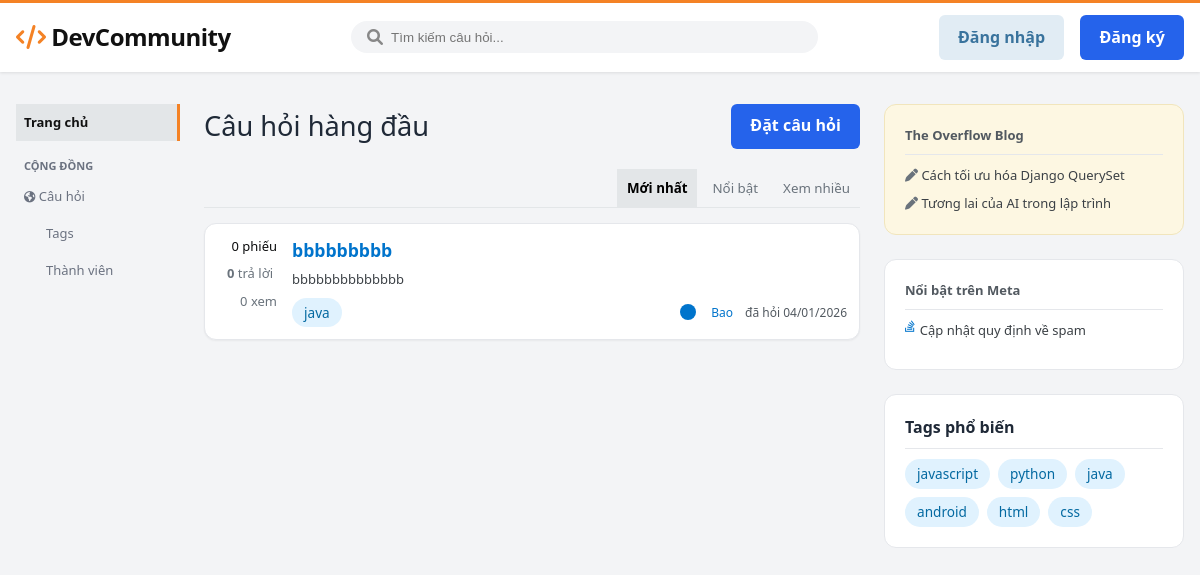
Before: / with the older database file.
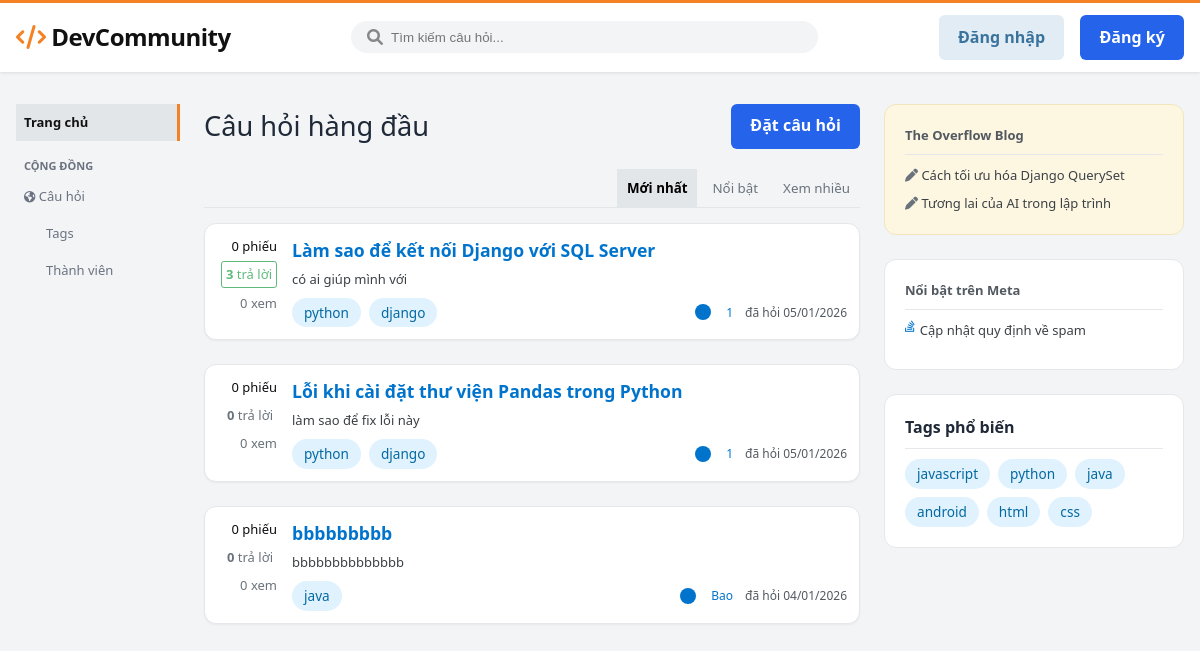
After: the same page with the newer database file.
### app/models.py (models this page shows, shortened)
class Question(models.Model):
    title = models.CharField(max_length=255)
    body = models.TextField()
    creation_date = models.DateTimeField(auto_now_add=True)
    view_count = models.IntegerField(default=0)
    score = models.IntegerField(default=0)
    own_user = models.ForeignKey(settings.AUTH_USER_MODEL, on_delete=models.CASCADE, related_name='questions')
    tags = models.ManyToManyField(Tag, through='TagItem', related_name='questions')
    accepted_answer = models.OneToOneField('Answer', on_delete=models.SET_NULL, null=True, blank=True,
                                           related_name='is_accepted_for')

class Tag(models.Model):
    name = models.CharField(max_length=50, primary_key=True)
    description = models.TextField(blank=True, null=True)
    created_at = models.DateTimeField(auto_now_add=True)

class User(AbstractUser):
    reputation = models.IntegerField(default=0)

### app/views.py (the view)
# urls.py: path('', views.home, name='index'),
def home(request):
    questions = Question.objects.all().order_by('-creation_date')
    context = {
        'questions': questions
    }
    return render(request, 'app/home.html', context)

### app/templates/app/home.html (shortened to what this page needs)
<!DOCTYPE html>
<html lang="vi">
<head>
    {% load static %}
    <link rel="stylesheet" href="{% static 'app/css/style.css' %}">
    <link rel="stylesheet" href="https://cdnjs.cloudflare.com/ajax/libs/font-awesome/6.0.0/css/all.min.css">
</head>
<body>
    <div class="navbar">
        <div class="nav-container">
            <div style="display: flex; align-items: center; gap: 10px;">
                <a href="{% url 'home' %}" class="logo">
                    <i class="fas fa-code" style="color: #f48225;"></i> DevCommunity
                </a>
            </div>
            <div class="search-bar">
                <i class="fas fa-search" style="color: #888;"></i>
                <input type="text" placeholder="Tìm kiếm câu hỏi...">
            </div>
            <div class="user-actions">
                {% if request.user.is_authenticated %}
                    <span style="font-size: 0.9rem;">Chào, <b>{{ request.user.username }}</b></span>
                    <a href="{% url 'logout' %}" class="btn-primary" style="background: #e1ecf4; color: #39739d; border: 1px solid #7aa7c7;">
                        Đăng xuất
                    </a>
                {% else %}
                    <a href="{% url 'login' %}" class="btn-primary" style="background: #e1ecf4; color: #39739d;">Đăng nhập</a>
                    <a href="{% url 'register' %}" class="btn-primary">Đăng ký</a>
                {% endif %}
            </div>
        </div>
    </div>
    <div class="main-container">
        <div class="left-sidebar">
            <ul class="nav-links">
                <li>
                    <a href="{% url 'home' %}" class="nav-item active">
                        <span style="font-weight: bold;">Trang chủ</span>
                    </a>
                </li>
                <li class="nav-section-title">Cộng đồng</li>
                <li>
                    <a href="{% url 'home' %}" class="nav-item">
                         Câu hỏi
                    </a>
                </li>
                <li>
                    <a href="{% url 'tags' %}" class="nav-item" style="padding-left: 30px;">Tags</a>
                </li>
                <li>
                    <a href="{% url 'users' %}" class="nav-item" style="padding-left: 30px;">Thành viên</a>
                </li>
            </ul>
        </div>
        <div class="main-content">
            <div style="display: flex; justify-content: space-between; align-items: center; margin-bottom: 20px;">
                <h1 style="font-size: 1.7rem; font-weight: 500;">Câu hỏi hàng đầu</h1>
                <a href="{% url 'add_question' %}" class="btn-primary">Đặt câu hỏi</a>
            </div>
            <div style="display: flex; justify-content: flex-end; margin-bottom: 15px; border-bottom: 1px solid #e3e6e8;">
                <div class="filter-tabs" style="display: flex; gap: 5px;">
                    <button style="padding: 10px; background: #e3e6e8; border: none; font-weight: 600;">Mới nhất</button>
                    <button style="padding: 10px; background: transparent; border: none; color: #6a737c;">Nổi bật</button>
                    <button style="padding: 10px; background: transparent; border: none; color: #6a737c;">Xem nhiều</button>
                </div>
            </div>
            {% for question in questions %}
            <div class="post-card" style="display: flex; gap: 15px; padding: 12px;">
                <div class="post-stats" style="display: flex; flex-direction: column; align-items: flex-end; gap: 5px; min-width: 60px; font-size: 13px; color: #6a737c;">
                    <div style="color: #0c0d0e; font-weight: 500;">{{ question.score }} <span style="font-weight: 400;">phiếu</span></div>
                    <div style="{% if question.answers.count > 0 %}border: 1px solid #5eba7d; color: #5eba7d;{% endif %} padding: 2px 4px; border-radius: 3px;">
                        <strong>{{ question.answers.count }}</strong> trả lời
                    </div>
                    <div>{{ question.view_count|default:"0" }} xem</div>
                </div>
                <div class="post-details" style="flex: 1;">
                    <h3 class="post-title" style="margin: 0 0 5px 0; font-size: 1.1rem;">
                        <a href="{% url 'question_detail' question.id %}" style="color: #0074cc;">{{ question.title }}</a>
                    </h3>
                    <p class="post-excerpt" style="font-size: 13px; color: #3b4045; margin-bottom: 8px; display: -webkit-box; -webkit-line-clamp: 2; -webkit-box-orient: vertical; overflow: hidden;">
                        {{ question.body|striptags }}
                    </p>
                    <div style="display: flex; justify-content: space-between; align-items: center; flex-wrap: wrap; gap: 5px;">
                        <div class="tags-container" style="margin: 0;">
                            {% for tag in question.tags.all %}
                                <span class="tag">{{ tag.name }}</span>
                            {% empty %}
                                <span class="tag">python</span>
                                <span class="tag">django</span>
                            {% endfor %}
                        </div>
                        <div class="author-info" style="font-size: 12px; color: #6a737c;">
                            <span class="avatar" style="width: 16px; height: 16px; display: inline-block; vertical-align: middle; background-color: #0074cc;"></span>
                            <a href="{% url 'user_profile' question.own_user.username %}" style="color: #0074cc; margin-left: 3px;">{{ question.own_user.username }}</a>
                            <span style="color: #525960;">đã hỏi {{ question.creation_date|date:"d/m/Y" }}</span>
                        </div>
                    </div>
                </div>
            </div>
            {% empty %}
                <div style="text-align: center; padding: 40px;">
                    <h3>Chưa có câu hỏi nào.</h3>
                    <p>Hãy là người đầu tiên đặt câu hỏi!</p>
                </div>
            {% endfor %}
        </div>
        <div class="right-sidebar">
            <div class="widget" style="background-color: #fdf7e2; border: 1px solid #f1e5bc;">
                <h4 style="color: #525960; font-size: 13px; font-weight: bold; margin-bottom: 10px;">The Overflow Blog</h4>
                <ul style="list-style: none; padding: 0; font-size: 13px;">
                    <li style="margin-bottom: 8px;">
                        <i class="fas fa-pen" style="color: #6a737c;"></i>
                        <a href="#" style="color: #3b4045;">Cách tối ưu hóa Django QuerySet</a>
                    </li>
                    <li>
                        <i class="fas fa-pen" style="color: #6a737c;"></i>
                        <a href="#" style="color: #3b4045;">Tương lai của AI trong lập trình</a>
                    </li>
                </ul>
            </div>
            <div class="widget">
                <h4 style="color: #525960; font-size: 13px; font-weight: bold; margin-bottom: 10px;">Nổi bật trên Meta</h4>
                <ul style="list-style: none; padding: 0; font-size: 13px;">
                    <li style="margin-bottom: 8px; display: flex; gap: 5px;">
                        <i class="fab fa-stack-overflow" style="color: #0074cc;"></i>
                        <a href="#" style="color: #3b4045;">Cập nhật quy định về spam</a>
                    </li>
                </ul>
            </div>
            <div class="widget">
                <h4 style="margin-bottom: 10px;">Tags phổ biến</h4>
                <div class="tags-cloud">
                    <span class="tag">javascript</span>
                    <span class="tag">python</span>
                    <span class="tag">java</span>
                    <span class="tag">android</span>
                    <span class="tag">html</span>
                    <span class="tag">css</span>
                </div>
            </div>
        </div>
    </div>
</body>
</html>

### app/static/app/css/style.css (style rules this page uses)
:root { --primary-color: #2563eb; --primary-hover: #1d4ed8; --orange-accent: #f48225; --bg-color: #f3f4f6; --card-bg: #ffffff; --text-main: #1f2937; --text-muted: #6b7280; --border-color: #e5e7eb; --green-success: #10b981; --code-bg: #1e293b; --code-text: #e2e8f0; }
* { box-sizing: border-box; margin: 0; padding: 0; }
body { font-family: 'Segoe UI', Roboto, Helvetica, Arial, sans-serif; background-color: var(--bg-color); color: var(--text-main); line-height: 1.6; }
a { text-decoration: none; color: inherit; }
button { cursor: pointer; border: none; outline: none; font-family: inherit; }
.navbar { background: var(--card-bg); box-shadow: 0 1px 3px rgba(0, 0, 0, 0.1); position: sticky; top: 0; z-index: 100; padding: 0.75rem 0; border-top: 3px solid var(--orange-accent); }
.nav-container { max-width: 1260px; margin: 0 auto; padding: 0 1rem; display: flex; align-items: center; justify-content: space-between; }
.logo { font-size: 1.5rem; font-weight: 800; color: #111; letter-spacing: -0.5px; }
.search-bar { background: var(--bg-color); padding: 0.5rem 1rem; border-radius: 99px; display: flex; align-items: center; width: 40%; }
.search-bar input { background: transparent; border: none; outline: none; margin-left: 0.5rem; width: 100%; }
.user-actions { display: flex; align-items: center; gap: 1rem; }
.btn-primary { background: var(--primary-color); color: white; padding: 0.6rem 1.2rem; border-radius: 6px; font-weight: 600; transition: background 0.2s; }
.main-container { max-width: 1260px; margin: 2rem auto; padding: 0 1rem; display: grid; grid-template-columns: 164px 1fr 300px; gap: 1.5rem; align-items: start; }
.left-sidebar { position: sticky; top: 80px; font-size: 13px; color: var(--text-muted); }
.nav-links { list-style: none; }
.nav-section-title { text-transform: uppercase; font-size: 11px; margin: 16px 0 4px 8px; font-weight: bold; }
.nav-item { display: block; padding: 8px; color: var(--text-muted); transition: all 0.2s; border-right: 3px solid transparent; }
.nav-item.active { background-color: #e3e6e8; color: #111; font-weight: 700; border-right-color: var(--orange-accent); }
.post-card { background: var(--card-bg); border-radius: 12px; padding: 1.5rem; box-shadow: 0 1px 2px rgba(0, 0, 0, 0.05); margin-bottom: 1.5rem; border: 1px solid var(--border-color); }
.author-info { display: flex; align-items: center; gap: 0.75rem; }
.avatar { width: 40px; height: 40px; background: var(--primary-color); color: white; border-radius: 50%; display: flex; align-items: center; justify-content: center; font-weight: bold; }
.post-title { font-size: 1.5rem; margin-bottom: 1rem; color: #111; }
.tags-container { display: flex; gap: 0.5rem; margin-bottom: 1.5rem; }
.tag { background: #e0f2fe; color: #0369a1; padding: 4px 12px; border-radius: 99px; font-size: 0.85rem; font-weight: 500; cursor: pointer; transition: background 0.2s; }
.post-stats { font-size: 0.9rem; color: var(--text-muted); display: flex; gap: 1rem; }
.right-sidebar .widget { background: var(--card-bg); padding: 1.25rem; border-radius: 12px; margin-bottom: 1.5rem; border: 1px solid var(--border-color); }
.widget h4 { margin-bottom: 1rem; font-size: 1rem; border-bottom: 1px solid var(--border-color); padding-bottom: 8px; }
.tags-cloud { display: flex; flex-wrap: wrap; gap: 0.5rem; }

Changed rows visible on the page:
added Question: score "0", answers.count "3", view_count "0", title "Làm sao để kết nối Django với SQL Server", body "có ai giúp mình với", own_user.username "1", creation_date "05/01/2026"
added Question: score "0", answers.count "0", view_count "0", title "Lỗi khi cài đặt thư viện Pandas trong Python", body "làm sao để fix lỗi này", own_user.username "1", creation_date "05/01/2026"
